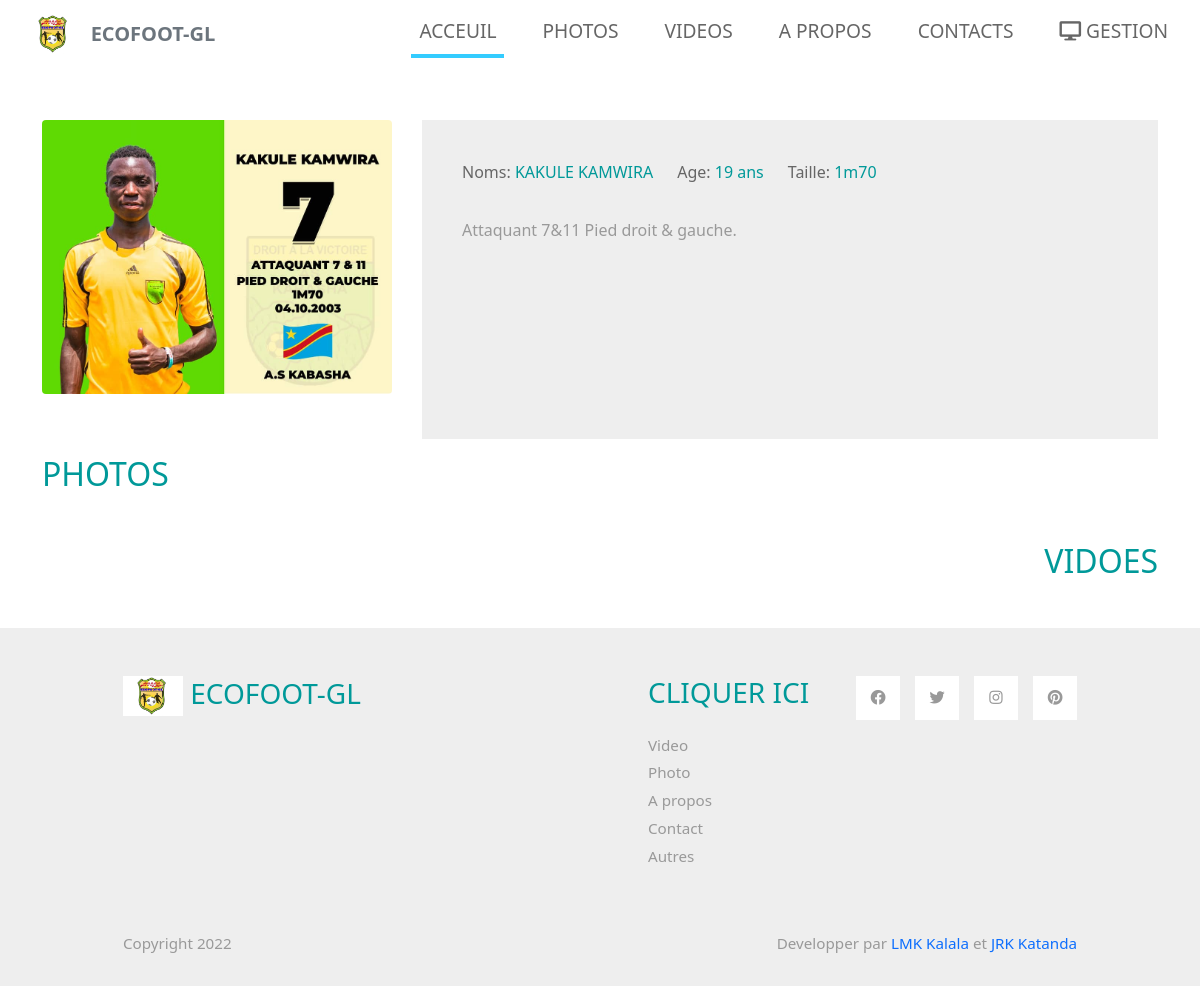
Screenshot of /pages/joueur/2 with the database file from the repository.
### tables this page shows
CREATE TABLE `players` (
  `id` int(11) NOT NULL,
  `profile` varchar(300) NOT NULL,
  `name` varchar(300) NOT NULL,
  `age` int(11) NOT NULL,
  `taille` varchar(300) NOT NULL,
  `email` varchar(300) NOT NULL,
  `phone` varchar(300) NOT NULL,
  `description` text NOT NULL,
  `date` varchar(300) NOT NULL,
  `display_status` int(11) NOT NULL DEFAULT '1'
);

### application/controllers/Pages.php (called while the page is built, shortened)
<?php
	class Pages extends CI_Controller{
		public function __construct(){
	        $this->load->helper('url');
	        $this->load->helper('form');
	        $this->load->model('DataModel');
	        $this->load->library('session');
	    }
		public function joueur($id){
			$data['player'] = $this->DataModel->get_where('players',array('id'=>$id));
			$data['photo_player'] = $this->DataModel->get_player_photo($id);
			$data['video_player'] = $this->DataModel->get_player_video($id);
			$data['title'] = ucfirst("Joueurs");
			$this->load->view('header',$data);
			$this->load->view('joueur',$data);
			$this->load->view('footer',$data);
		}
	}

### index.php (called while the page is built, shortened)
<?php
require_once BASEPATH.'core/CodeIgniter.php';

### application/models/DataModel.php (called while the page is built, shortened)
<?php
	class DataModel extends CI_Model
	{
		public function get_player_photo($id){
			$this->db->join('players','players.id = player_photo.player_id');
			$this->db->join('photo','photo.id = player_photo.photo_id');
			$this->db->where(array('player_id'=>$id));
			return $this->db->get('player_photo')->result();
		}
		public function get_player_video($id){
			$this->db->join('players','players.id = player_video.player_id');
			$this->db->join('video','video.id = player_video.video_id');
			$this->db->where(array('player_id'=>$id));
			return $this->db->get('player_video')->result();
		}
		public function get_where($table,$condition = array()){
			return $this->db->get_where($table,$condition)->result();
		}
	}

### pages/joueur.php (the view, shortened to what this page needs)
<div class="container tm-container-content tm-mt-60" style="margin-top: 10%;">
    <div class="row">
        <div class="col-xl-4 col-lg-4 col-md-6 col-sm-12" style="margin-bottom: 4%;">
            <img src="<?=base_url('img/'.$player[0]->profile)?>" class="rounded" width="350">
        </div>
        <div class="col-xl-8 col-lg-8 col-md-6 col-sm-12">
            <div class="tm-bg-gray tm-video-details">
                <div class="mb-4 d-flex flex-wrap">
                    <div class="mr-4 mb-2">
                        <span class="tm-text-gray-dark">Noms: </span><span class="tm-text-primary"><?=$player[0]->name?></span>
                    </div>
                    <div class="mr-4 mb-2">
                        <span class="tm-text-gray-dark">Age: </span><span class="tm-text-primary"><?=$player[0]->age?> ans</span>
                    </div>
                    <div>
                        <span class="tm-text-gray-dark">Taille: </span><span class="tm-text-primary"><?=$player[0]->taille?></span>
                    </div>
                </div>
                <p class="mb-4">
                    <?=$player[0]->description?>
                </p>
            </div>
        </div>
    </div>
    <div class="row mb-4">
        <h2 class="col-12 tm-text-primary d-flex justify-content-start mt-3">
            PHOTOS
        </h2>
    </div>
    <div class="row mb-4">
        <h2 class="col-12 tm-text-primary d-flex justify-content-end">
            VIDOES
        </h2>
    </div>
</div>
<footer class="tm-bg-gray pt-5 pb-3 tm-text-gray tm-footer">
    <div class="container-fluid tm-container-small">
        <div class="row">
            <div class="col-lg-6 col-md-12 col-12 px-5 mb-5">
                <h3 class="tm-text-primary mb-4"> <img src="<?=base_url('img/LOGO ECOFOOOT/logo ECOFOOT.jpg')?>" style="height: 40px;"> ECOFOOT-GL</h3>
            </div>
            <div class="col-lg-3 col-md-6 col-sm-6 col-12 px-5 mb-5">
                <h3 class="tm-text-primary mb-4">CLIQUER ICI</h3>
                <ul class="tm-footer-links pl-0">
                    <li><a href="<?=base_url('pages/view/videos')?>">Video</a></li>
                    <li><a href="<?=base_url('pages/view/photos')?>">Photo</a></li>
                    <li><a href="<?=base_url('pages/view/about')?>">A propos</a></li>
                    <li><a href="<?=base_url('pages/view/contact')?>">Contact</a></li>
                    <li><a href="#">Autres</a></li>
                </ul>
            </div>
            <div class="col-lg-3 col-md-6 col-sm-6 col-12 px-5 mb-5">
                <ul class="tm-social-links d-flex justify-content-end pl-0 mb-5">
                    <li class="mb-2"><a href="https://facebook.com"><i class="fab fa-facebook"></i></a></li>
                    <li class="mb-2"><a href="https://twitter.com"><i class="fab fa-twitter"></i></a></li>
                    <li class="mb-2"><a href="https://instagram.com"><i class="fab fa-instagram"></i></a></li>
                    <li class="mb-2"><a href="https://pinterest.com"><i class="fab fa-pinterest"></i></a></li>
                </ul>
            </div>
        </div>
        <div class="row">
            <div class="col-lg-4 col-md-5 col-12 px-5 mb-3">
                Copyright 2022
            </div>
            <div class="col-lg-8 col-md-7 col-12 px-5 text-right">
               Developper par <a href="">LMK Kalala</a> et <a href="">JRK Katanda</a>
            </div>
        </div>
    </div>
</footer>

### css/our-style.css (style rules this page uses)
p { line-height: 1.8; }
a { text-decoration: none; transition: all 0.3s ease; }
.container-fluid { max-width: 1770px; }
.tm-container-small { max-width: 1050px; }
.tm-mt-60 { margin-top: 60px; }
.tm-text-primary { color: #009999; }
.tm-bg-gray { background-color: #EEEEEE; }
p, .tm-text-gray { color: #999; }
.tm-text-gray-dark { color: #666; }
.tm-footer-links li { list-style: none; margin-bottom: 5px; }
.tm-footer-links li a { color: #999999; }
.tm-social-links li { list-style: none; margin-right: 15px; }
.tm-social-links li:last-child { margin-right: 0; }
.tm-social-links li a { color: #999999; width: 44px; height: 44px; display: flex; background-color: #fff; align-items: center; justify-content: center; }
.tm-footer { font-size: 0.95rem; }
.tm-video-details { height: 100%; padding: 40px; }

### rows the page displays
players: profile (picture), name "KAKULE KAMWIRA", age "19", taille "1m70", description "Attaquant 7&11 Pied droit & gauche."
